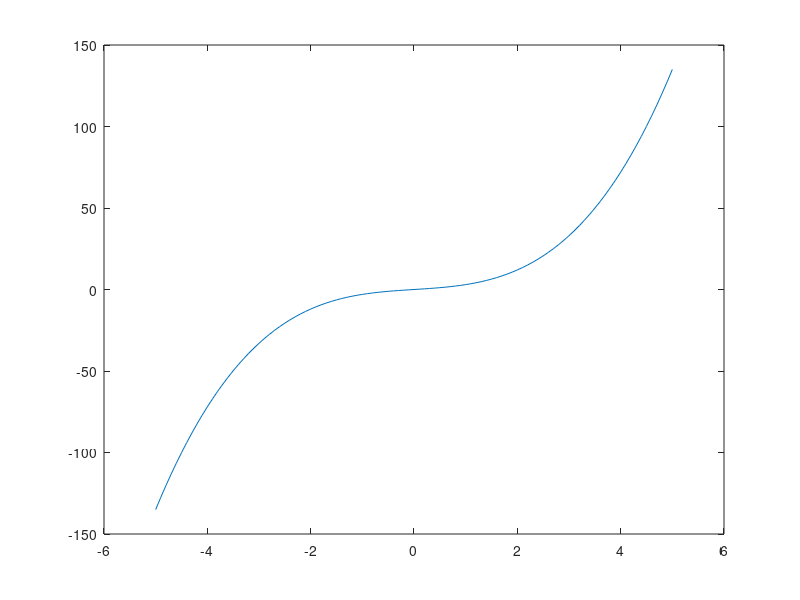

This figure's MATLAB source:
clear
clc

% vector increment
x = -5:.1:5;
y = [];
i = 1;

% persamaan y = x^3 + 2x

while i<=length(x)
    y(i) = x(i)^3 + 2*x(i);
    i = i + 1;
end

plot(x,y)
